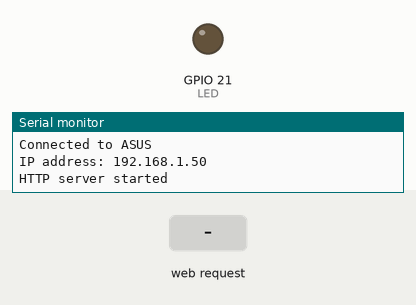
Simulated run of this sketch. Board: ESP32. Shown: output pins drawn as LEDs (lit = HIGH), the last lines printed to the serial monitor. The test bench sets the inputs (shaded band). WiFi joins after 1.5 s; servers stay silent unless stated.

Above: at 2.7 s.
2.8 s: HTTP request GET /setLED?LEDstate=1 received
At 3.6 s:
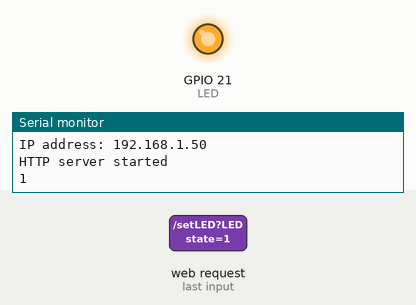
4.3 s: HTTP request GET /setLED?LEDstate=0 received
At 4.7 s:
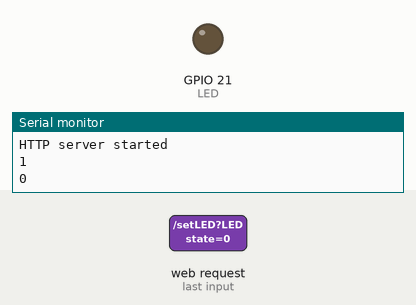
5.8 s: HTTP request GET /setLED received
At 7.1 s:
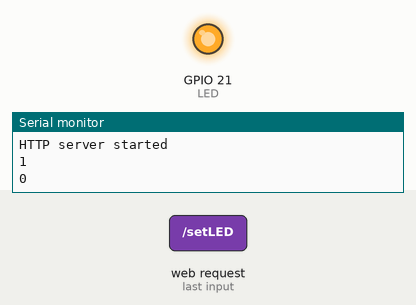
Timing chart, 0 to 8.8 s (numbered marks = the images above; inputs shaded):
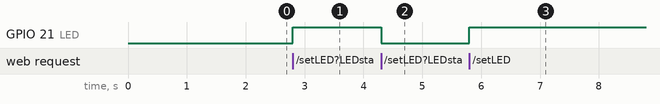

The sketch:

webserver_led_norefresh.ino
```cpp
/*
 * ESP32 AJAX Demo
 * Updates and Gets data from webpage without page refresh
 * https://circuits4you.com
 */
#include <WiFi.h>
#include <WiFiClient.h>
#include <WebServer.h>

#include "index.h"  //Web page header file

#define LED 21

WebServer server(80);

//Enter your SSID and PASSWORD
const char* ssid = "ASUS";
const char* password = "Maui2007-";

//===============================================================
// This routine is executed when you open its IP in browser
//===============================================================
void handleRoot() {
 String s = MAIN_page; //Read HTML contents
 server.send(200, "text/html", s); //Send web page
}

void handleADC() {
 int a = analogRead(34);
 String adcValue = String(a);

 server.send(200, "text/plane", adcValue); //Send ADC value only to client ajax request
}
void handleLED() {
 String ledState = "OFF";
 String t_state = server.arg("LEDstate"); //Refer  xhttp.open("GET", "setLED?LEDstate="+led, true);
 Serial.println(t_state);
 if(t_state == "0")
 {
  digitalWrite(LED,LOW); //LED OFF
  ledState = "OFF"; //Feedback parameter
 }
 else
 {
  digitalWrite(LED,HIGH); //LED ON
  ledState = "ON"; //Feedback parameter
 }

 server.send(200, "text/plane", ledState); //Send web page
}
//===============================================================
// Setup
//===============================================================

void setup(void){
  pinMode(LED, OUTPUT);
  Serial.begin(115200);
  Serial.println();
  Serial.println("Booting Sketch...");

/*
//ESP32 As access point
  WiFi.mode(WIFI_AP); //Access Point mode
  WiFi.softAP(ssid, password);
*/
//ESP32 connects to your wifi -----------------------------------
  WiFi.mode(WIFI_STA); //Connectto your wifi
  WiFi.begin(ssid, password);

  Serial.println("Connecting to ");
  Serial.print(ssid);

  //Wait for WiFi to connect
  while(WiFi.waitForConnectResult() != WL_CONNECTED){
      Serial.print(".");
    }

  //If connection successful show IP address in serial monitor
  Serial.println("");
  Serial.print("Connected to ");
  Serial.println(ssid);
  Serial.print("IP address: ");
  Serial.println(WiFi.localIP());  //IP address assigned to your ESP
//----------------------------------------------------------------

  server.on("/", handleRoot);      //This is display page
  server.on("/readADC", handleADC);// To get update of ADC Value only
  server.on("/setLED", handleLED);

  server.begin();                  //Start server
  Serial.println("HTTP server started");

}

//===============================================================
// This routine is executed when you open its IP in browser
//===============================================================
void loop(void){
  server.handleClient();
  delay(1);
}
```

index.h
```cpp
const char MAIN_page[] PROGMEM = R"=====(
<!DOCTYPE html>
<html>
<style>
.card{
    max-width: 400px;
     min-height: 250px;
     background: #02b875;
     padding: 30px;
     box-sizing: border-box;
     color: #FFF;
     margin:20px;
     box-shadow: 0px 2px 18px -4px rgba(0,0,0,0.75);
}
</style>
<body>

<div class="card">
  <h4>The ESP32 Update web page without refresh</h4><br>
  <h1>Sensor Value:<span id="ADCValue">0</span></h1><br>
  <br><a href="https://circuits4you.com">Circuits4you.com</a>
</div>

  <button type="button" id="Button1" onclick="change();" >LED ON</button>
  <button type="button" onclick="sendData(0)">LED OFF</button>
  <div>
  LED State is : <span id="LEDState">NA</span>
</div>
<script>

// ho creato una variabile per poter utilizzare un solo bottone per cambiare stato accesso spento di un led,
//il problema è che così la scritta sul bottone cambia, mentre
//il led potrebbe non essere acceso, per il fatto che la connessione fallisce
 var x = false;

function change() {

  if (x == false) {
    document.getElementById("Button1").innerHTML='LED OFF '; sendData(1);
    x = true;
  }else {
    document.getElementById("Button1").innerHTML='LED ON '; sendData(0);
    x = false;
  }
}

// questa funzione serve a inviare un bit tra 0 e 1 per accendere il led
// non hoh ancora capito la scringa xhttp.open("GET", "setLED?LEDstate="+led)
function sendData(led) {
  var xhttp = new XMLHttpRequest();
  xhttp.onreadystatechange = function() {
    if (this.readyState == 4 && this.status == 200) {
      document.getElementById("LEDState").innerHTML =
      this.responseText;
    }
  };
  xhttp.open("GET", "setLED?LEDstate="+led, true); // questa stringa non l'ho ancora capita,
  xhttp.send();                                     // perchè in genere il metodo "GET" si usa per inviare dati

}
 // da qui in giù, serve per leggere un potenziometro
setInterval(function() {
  // Call a function repetatively with 2 Second interval
  getData();
}, 2000); //2000mSeconds update rate

function getData() {
  var xhttp = new XMLHttpRequest();
  xhttp.onreadystatechange = function() {
    if (this.readyState == 4 && this.status == 200) {
      document.getElementById("ADCValue").innerHTML =
      this.responseText;
    }
  };
  xhttp.open("GET", "readADC", true);
  xhttp.send();
}
</script>
</body>
</html>
)=====";
```

Measured:
- after the input at 2.8 s, GPIO 21 (LED): LOW → HIGH at once
- after the input at 4.3 s, GPIO 21 (LED): HIGH → LOW at once
- after the input at 5.8 s, GPIO 21 (LED): LOW → HIGH at once
